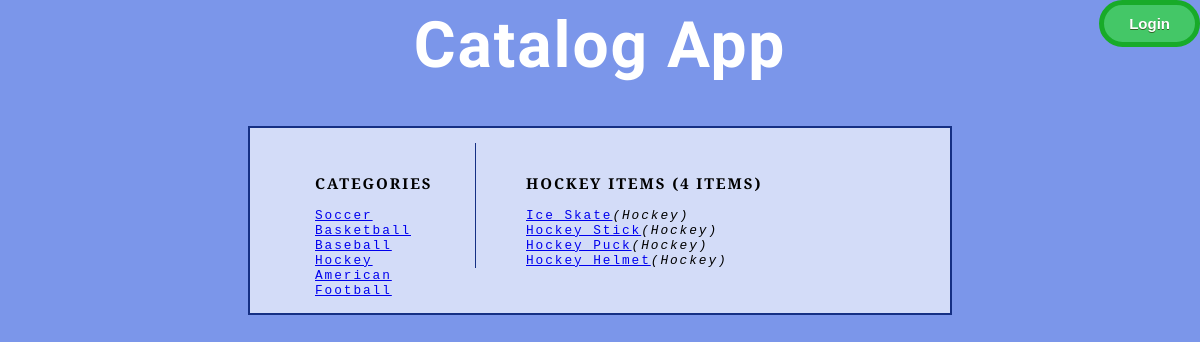
Page /catalog/Hockey/Items/ on the committed database.
### database_setup.py (models this page shows, shortened)
class SportCategory(Base):
    __tablename__ = 'sport_category'
    name = Column(String(80), primary_key=True)
    id = Column(Integer)

class SportItem(Base):
    __tablename__ = 'sport_item'
    name = Column(String(80), nullable=False)
    id = Column(Integer, primary_key=True)
    image = Column(String(250))
    description = Column(String(1000))
    user_id = Column(String(80))
    time = Column(DateTime(False))
    sport_category_name = Column(Integer, ForeignKey('sport_category.name'))
    sport_category = relationship(SportCategory)

### catalogapp.py (the view)
@app.route('/catalog/<sport_category_name>/Items/')
def sportCategory(sport_category_name):
    sport_category = session.query(SportCategory).filter_by(
                     name=sport_category_name).one()
    sport_item = session.query(SportItem).filter_by(
                 sport_category_name=sport_category_name)
    no_of_items = sport_item.count()
    sport_categories = session.query(SportCategory).all()
    credentials = login_session.get('credentials')
    return render_template('sportcategoryitemspage.html',
                           sport_category=sport_category,
                           sport_item=sport_item,
                           no_of_items=no_of_items,
                           sport_categories=sport_categories,
                           credentials=credentials)

### templates/sportcategoryitemspage.html (shortened to what this page needs)
<html>
<head>
    <link rel=stylesheet type=text/css href="{{ url_for('static', filename='styles.css')}}">
</head>
<body>
  <div id="page">
    <div id= "header">
      <div class="title"> <h1> Catalog App </h1></div>
    </div>
    <div class="login">
        {% if credentials %}
        <form action="{{ url_for('gdisconnect') }}">
          <input class= "login" type="submit" value="Logout">
        </form>
        {% else %}
        <form action="{{ url_for('showLogin') }}">
          <input class = "login" type="submit" value="Login">
        </form>
        {% endif %}
    </div>
    <div id= "outerbox">
    <div id= "innerbox">
      <div class="categories">
        <h3> CATEGORIES </h3>
        <table>
        {% for i in sport_categories %}
        <tr><a href="{{url_for('sportCategory', sport_category_name = i.name)}}">{{i.name}}</a></tr>
        {% endfor %}
        </table>
      </div>
      <div class="items">
        <h3 style = "text-transform: uppercase;"> {{ sport_category.name }} ITEMS ({{no_of_items}} Items)</h3>
        <table>
        {% for o in sport_item %}
        <tr> <a href="{{url_for('sportItemDescription', sport_category_name = o.sport_category_name, sport_item_name = o.name)}}">{{o.name}}</a> <i>({{o.sport_category_name}})</i> </tr>
        {% endfor %}
        </table>
      </div>
    </div>
    </div>
  </div>
</body>
</html>

### static/styles.css (style rules this page uses)
body { font-size: 80%; font-family: "PT Serif", Courier, monospace; letter-spacing: 0.15em; text-align: center; background-color: #7b96ea; }
h1 { font-family: "Satisfy"; font-size: 500%; color:#FFFFFF; }
#outerbox { width: 700px; margin-left: auto; margin-right: auto; border: 2px solid #153084; background-color: #d3dcf8; }
#innerbox { width: 700px; margin-left: auto; margin-right: auto; padding: 15px; }
.categories { text-align: left; margin-left: 50px; width: 150px; float: left; }
.items { text-align: left; width: 350px; margin-left: 210px; border-left: 1px solid #153084; padding-left: 50px; }
.items, .categories, #innerbox, #outerbox { height: auto; overflow:hidden; }
input[type=submit].login { position:absolute; top:0; right:0; background-color:#44c767; -moz-border-radius:28px; -webkit-border-radius:28px; border-radius:28px; border:5px solid #18ab29; display:inline-block; cursor:pointer; color:#ffffff; font-family:Arial; font-size:15px; font-weight: bold; padding:10px 25px; text-decoration:none; text-shadow:0px 1px 0px #2f6627; }

### rows in the picture
SportCategory: name "Soccer"
SportCategory: name "Basketball"
SportCategory: name "Baseball"
SportCategory: name "Hockey", name "HOCKEY"
SportCategory: name "American Football"
SportItem: name "Ice Skate", sport_category_name "Hockey"
SportItem: name "Hockey Stick", sport_category_name "Hockey"
SportItem: name "Hockey Puck", sport_category_name "Hockey"
SportItem: name "Hockey Helmet", sport_category_name "Hockey"

### other values in the picture
{{ no_of_items }} "4"
